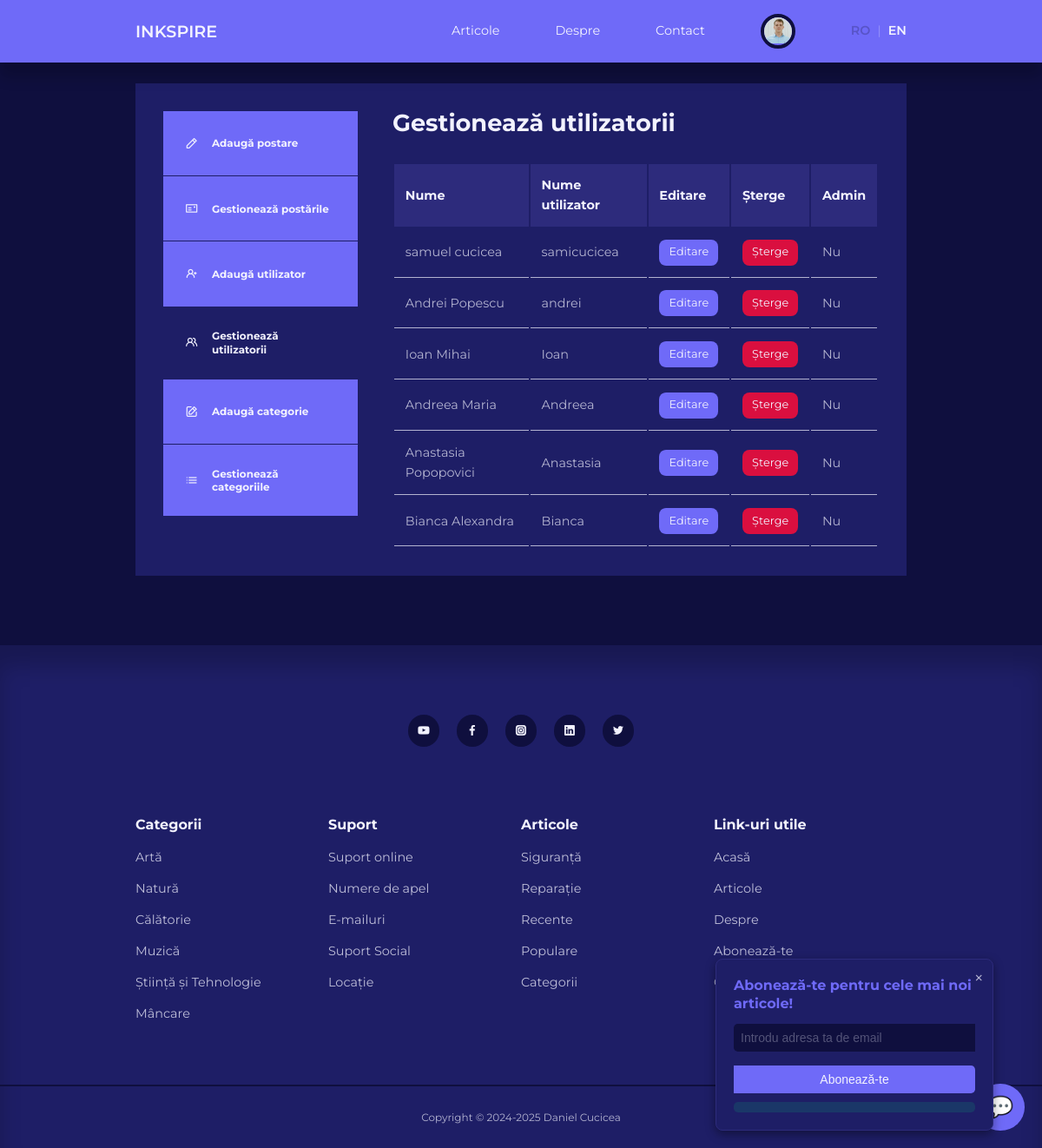
The page /admin/manage-users.php (signed in) on the database its author committed.
### tables this page shows
CREATE TABLE `users` (
  `id` int(11) UNSIGNED NOT NULL,
  `firstname` varchar(50) NOT NULL,
  `lastname` varchar(50) NOT NULL,
  `username` varchar(50) NOT NULL,
  `email` varchar(100) NOT NULL,
  `password` varchar(255) NOT NULL,
  `avatar` varchar(255) NOT NULL,
  `is_admin` tinyint(1) NOT NULL
);

### admin/partials/header.php (called while the page is built, shortened)
<?php
require '../partials/header.php';

### admin/manage-users.php (the view, shortened to what this page needs)
<?php
include 'partials/header.php';
$current_admin_id = $_SESSION['user-id'];
$query = "SELECT * FROM users WHERE NOT id=$current_admin_id";
$users = mysqli_query($connection, $query);
?>
<section class="dashboard">
    <div class="container dashboard__container">
        <aside>
            <ul>
                <li>
                    <a href="add-post.php"><i class="uil uil-pen"></i>
                         <h5><?= t('add_post') ?></h5>
                    </a>
                </li>
                <li>
                    <a href="index.php"><i class="uil uil-postcard"></i>
                        <h5><?= t('manage_posts') ?></h5>
                    </a>
                </li>
                <?php if (isset($_SESSION['user_is_admin'])) : ?>
                    <li>
                        <a href="add-user.php"><i class="uil uil-user-plus"></i>
                           <h5><?= t('add_user') ?></h5>
                        </a>
                    </li>
                    <li>
                        <a href="manage-users.php" class="active"><i class="uil uil-users-alt"></i>
                            <h5><?= t('manage_user') ?></h5>
                        </a>
                    </li>
                    <li>
                        <a href="add-category.php"><i class="uil uil-edit"></i>
                            <h5><?= t('add_category') ?></h5>
                        </a>
                    </li>
                    <li>
                        <a href="manage-categories.php"><i class="uil uil-list-ul"></i>
                            <h5><?= t('manage_categories') ?></h5>
                        </a>
                    </li>
                <?php endif ?>
            </ul>
        </aside>
        <main>
            <h2><?= t('manage_users') ?></h2>
            <?php if (mysqli_num_rows($users) > 0) : ?>
                <table>
                    <thead>
                        <tr>
                            <th><?= t('name') ?></th>
                            <th><?= t('username') ?></th>
                            <th><?= t('edit') ?></th>
                            <th><?= t('delete') ?></th>
                            <th><?= t('admin') ?></th>
                        </tr>
                    </thead>
                    <tbody>
                        <?php while ($user = mysqli_fetch_assoc($users)) : ?>
                            <tr>
                                <td><?= "{$user['firstname']} {$user['lastname']}" ?></td>
                                <td><?= $user['username'] ?></td>
                                <td><a href="<?= ROOT_URL ?>admin/edit-user.php?id=<?= $user['id'] ?>" class="btn sm"><?= t('edit') ?></a></td>
                                <td><a href="<?= ROOT_URL ?>admin/delete-user.php?id=<?= $user['id'] ?>" class="btn sm danger"><?= t('delete') ?></a></td>
                                <td><?= $user['is_admin'] ? t('yes') : t('no') ?></td>
                            </tr>
                        <?php endwhile ?>
                    </tbody>
                </table>
            <?php else : ?>
                <div class="alert__message error"><?= t('no_users_found') ?></div>
            <?php endif ?>
        </main>
    </div>
</section>
<?php
include '../partials/footer.php';
?>

### partials/header.php (shortened to what this page needs)
<?php
require 'config/database.php';
if (isset($_SESSION['user-id'])) {
    $id = filter_var($_SESSION['user-id'], FILTER_SANITIZE_NUMBER_INT);
    $query = "SELECT avatar FROM users WHERE id=$id";
    $result = mysqli_query($connection, $query);
    $avatar = mysqli_fetch_assoc($result);
}
?>
<?php
$lang = $_SESSION['lang'] ?? 'ro';
$langFile = __DIR__ . "/../lang/{$lang}.json";
$json = file_get_contents($langFile);
$translations = json_decode($json, true);
function t($key) {
  global $translations;
  return $translations[$key] ?? $key;
}
?>
<!DOCTYPE html>
<html lang="en">
<head>
    <link rel="stylesheet" href="<?= ROOT_URL ?>css/style.css">
    <link rel="stylesheet" href="https://unicons.iconscout.com/release/v4.0.0/css/line.css">
</head>
<body>
    <nav>
        <div class="container nav__container">
            <a href="<?= ROOT_URL ?>" class="nav__logo">INKSPIRE</a>
            <ul class="nav__items">
             <li><a href="<?= ROOT_URL ?>blog.php"><?= t('blog') ?></a></li>
             <li><a href="<?= ROOT_URL ?>about.php"><?= t('about') ?></a></li>
             <li><a href="<?= ROOT_URL ?>contact.php"><?= t('contact') ?></a></li>
                <?php if (isset($_SESSION['user-id'])) : ?>
                    <li class="nav__profile">
                        <div class="avatar">
                            <img src="<?= ROOT_URL . 'images/' . $avatar['avatar'] ?>">
                        </div>
                    </li>
                <?php else : ?>
                    <li><a href="<?= ROOT_URL ?>signin.php"><?= t('signin') ?></a></li>
                <?php endif ?>
                <?php
                $url = strtok($_SERVER["REQUEST_URI"], '?');
                $params = $_GET;
                unset($params['lang']);
                $query = http_build_query($params);
                $prefix = $query ? '?' . $query . '&' : '?';
                ?>
                <li class="lang-switcher">
                <a href="<?= $url . $prefix ?>lang=ro" class="<?= $lang==='ro' ? 'active' : '' ?>">RO</a>
                <span>|</span>
                <a href="<?= $url . $prefix ?>lang=en" class="<?= $lang==='en' ? 'active' : '' ?>">EN</a>
                </li>
             </ul>
        </div>
    </nav>

### css/style.css (style rules this page uses)
:root { --color-primary: #6f6af8; --color-primary-light: hsl(242, 91%, 69%, 18%); --color-primary-variant: #5854c7; --color-red: #da0f3f; --color-red-light: hsl(346, 87%, 46%, 15%); --color-green: #00c476; --color-green-light: hsl(156, 100%, 38%, 15%); --color-gray-900: #1e1e66; --color-gray-700: #2d2b7c; --color-gray-300: rgba(242, 242, 254, 0.3); --color-gray-200: rgba(242, 242, 254, 0.7); --color-white: #f2f2fe; --color-bg: #0f0f3e; --transition: all 300ms ease; --container-width-lg: 74%; --container-width-md: 88%; --form-width: 40%; --card-border-radius-1: 0.3rem; --card-border-radius-2: 0.5rem; --card-border-radius-3: 0.8rem; --card-border-radius-4: 2rem; --card-border-radius-5: 5rem; }
* { margin: 0; padding: 0; outline: 0; border: 0; appearance: 0; list-style: none; text-decoration: none; box-sizing: border-box; }
body { font-family: 'Montserrat', sans-serif; line-height: 1.6; color: var(--color-gray-200); overflow-x: hidden; background: var(--color-bg); font-size: 0.9rem; }
.container { width: var(--container-width-lg); max-width: 1800px; margin-inline: auto; }
section { margin-top: 3rem; width: 100vw; }
h1, h2, h3, h4, h5 { color: var(--color-white); line-height: 1.3; }
h2 { font-size: 1.7rem; margin: 1rem 0; }
a { color: var(--color-white); transition: var(--transition); }
img { display: block; width: 100%; object-fit: cover; }
nav { background: var(--color-primary); width: 100vw; height: 4.5rem; position: fixed; top: 0; z-index: 10; box-shadow: 0 1rem 1rem rgba(0, 0, 0, 0.2); }
.nav__container { height: 100%; display: flex; align-items: center; justify-content: space-between; }
.avatar { width: 2.5rem; height: 2.5rem; border-radius: 50%; overflow: hidden; border: 0.3rem solid var(--color-bg); }
.nav__logo { font-weight: 600; font-size: 1.2rem; }
.nav__items { position: relative; display: flex; align-items: center; gap: 4rem; }
.nav__profile { position: relative; cursor: pointer; z-index: 20; }
.btn { display: inline-block; width: fit-content; padding: 0.6rem 1.2rem; background-color: var(--color-primary); border-radius: var(--card-border-radius-2); cursor: pointer; transition: var(--transition); color: var(--color-white); }
.btn.sm { padding: 0.3rem 0.7rem; font-size: 0.8rem; }
.btn.danger { background: var(--color-red); }
.dashboard { margin-top: 6rem; }
.dashboard__container { display: grid; grid-template-columns: 14rem auto; gap: 1rem; background: var(--color-gray-900); padding: 2rem; margin-bottom: 5rem; }
.dashboard aside a { background-color: var(--color-primary); display: flex; gap: 1rem; align-items: center; padding: 1.6rem; }
.dashboard aside ul li:not(:last-child) a { border-bottom: 1px solid var(--color-gray-900); }
.dashboard aside a.active { background-color: var(--color-gray-900); }
.dashboard main { margin-left: 1.5rem; }
.dashboard main h2 { margin: 0 0 2rem 0; line-height: 1; }
.dashboard main table { width: 100%; text-align: left; }
.dashboard main table th { background: var(--color-gray-700); padding: 0.8rem; color: var(--color-white); }
.dashboard main table td { padding: 0.8rem; border-bottom: 1px solid var(--color-gray-200); }
.lang-switcher { margin-left: auto; display: flex; align-items: center; gap: 0.5rem; }
.lang-switcher a { color: var(--color-white); text-decoration: none; font-weight: 600; transition: color .2s; }
.lang-switcher a.active, .lang-switcher a:hover { color: var(--color-primary-variant); }
.lang-switcher span { color: var(--color-gray-300); }

### rows shown on the page
users: avatar (picture)
users: firstname "samuel", lastname "cucicea", username "samicucicea"
users: firstname "Andrei", lastname "Popescu", username "andrei"
users: firstname "Ioan", lastname "Mihai", username "Ioan"
users: firstname "Andreea", lastname "Maria", username "Andreea"
users: firstname "Anastasia", lastname "Popopovici", username "Anastasia"
users: firstname "Bianca", lastname "Alexandra", username "Bianca"

### other values the page prints
t('blog') "Articole"
t('about') "Despre"
t('contact') "Contact"
t('add_post') "Adaugă postare"
t('manage_posts') "Gestionează postările"
t('add_user') "Adaugă utilizator"
t('manage_user') "Gestionează utilizatorii"
t('add_category') "Adaugă categorie"
t('manage_categories') "Gestionează categoriile"
t('manage_users') "Gestionează utilizatorii"
t('name') "Nume"
t('username') "Nume utilizator"
t('edit') "Editare"
t('delete') "Șterge"
t('admin') "Admin"
